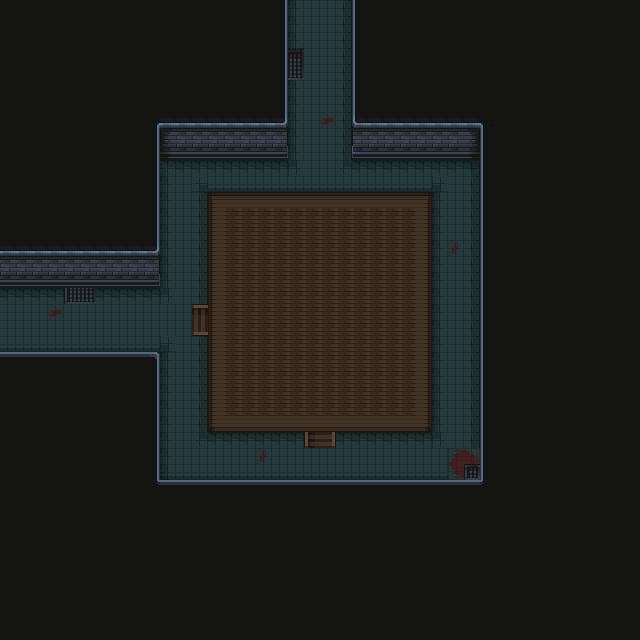

Rendered tile map (Tiled .tmx) drawn with the repository's tilesets; below, a short description and the map source with its tile grids summarised:
An orthogonal 40x40 tile map with 16x16 px tiles, 3 tile layers (Sol, Murs, Objets 1) and 25 objects (20x Collisions, 4x spawn_mob, item).

<map version="1.10" tiledversion="1.10.2" orientation="orthogonal" renderorder="right-down" width="40" height="40" tilewidth="16" tileheight="16" infinite="0" nextlayerid="5" nextobjectid="52">
 <tileset firstgid="1" source="Nv 1.tsx" />
 <layer id="2" name="Sol" width="40" height="40">
  <data>[1600 cells, 480 non-empty, 17 distinct tile ids]</data>
 </layer>
 <layer id="1" name="Murs" width="40" height="40">
  <data>[1600 cells, 1286 non-empty, 36 distinct tile ids]</data>
 </layer>
 <layer id="3" name="Objets 1" width="40" height="40">
  <data>[1600 cells, 0 non-empty, 0 distinct tile ids]</data>
 </layer>
 <objectgroup id="4" name="objets">
  <object id="15" name="collisions" type="Collisions" x="203.75" y="192" width="3.75" height="112.25" />
  <object id="17" name="collisions" type="Collisions" x="191.5" y="301.75" width="12.25" height="2.75" />
  <object id="18" name="collisions" type="Collisions" x="192" y="335.5" width="16.25" height="2.25" />
  <object id="19" name="collisions" type="Collisions" x="204.333" y="337.667" width="4" height="96.3333" />
  <object id="20" name="collisions" type="Collisions" x="208" y="431.333" width="96.3333" height="2.66667" />
  <object id="21" name="collisions" type="Collisions" x="301.333" y="434" width="3.33333" height="13.6667" />
  <object id="22" name="collisions" type="Collisions" x="335" y="431.667" width="2.33333" height="16.3333" />
  <object id="25" name="collisions" type="Collisions" x="338.333" y="431.333" width="97" height="3" />
  <object id="26" name="collisions" type="Collisions" x="432.5" y="191.5" width="3" height="239" />
  <object id="27" name="collisions" type="Collisions" x="203" y="188.5" width="233" height="6.5" />
  <object id="30" name="collisions" type="Collisions" x="272" y="0" width="16" height="144" />
  <object id="31" name="collisions" type="Collisions" x="160" y="144" width="128" height="16" />
  <object id="32" name="collisions" type="Collisions" x="144" y="144" width="16" height="128" />
  <object id="33" name="collisions" type="Collisions" x="0" y="272" width="160" height="16" />
  <object id="34" name="collisions" type="Collisions" x="352" y="0" width="16" height="144" />
  <object id="35" name="collisions" type="Collisions" x="352" y="144" width="128" height="16" />
  <object id="37" name="collisions" type="Collisions" x="480" y="144" width="16" height="336" />
  <object id="38" name="collisions" type="Collisions" x="144" y="480" width="352" height="16" />
  <object id="39" name="collisions" type="Collisions" x="144" y="352" width="16" height="128" />
  <object id="40" name="collisions" type="Collisions" x="0" y="352" width="144" height="16" />
  <object id="47" name="demon" type="spawn_mob" x="240" y="224">
   <point />
  </object>
  <object id="48" name="demon" type="spawn_mob" x="400" y="224">
   <point />
  </object>
  <object id="49" name="demon" type="spawn_mob" x="400" y="400">
   <point />
  </object>
  <object id="50" name="demon" type="spawn_mob" x="240" y="400">
   <point />
  </object>
  <object id="51" name="potion_abso 2 abso" type="item" x="458" y="320.667">
   <point />
  </object>
 </objectgroup>
</map>
